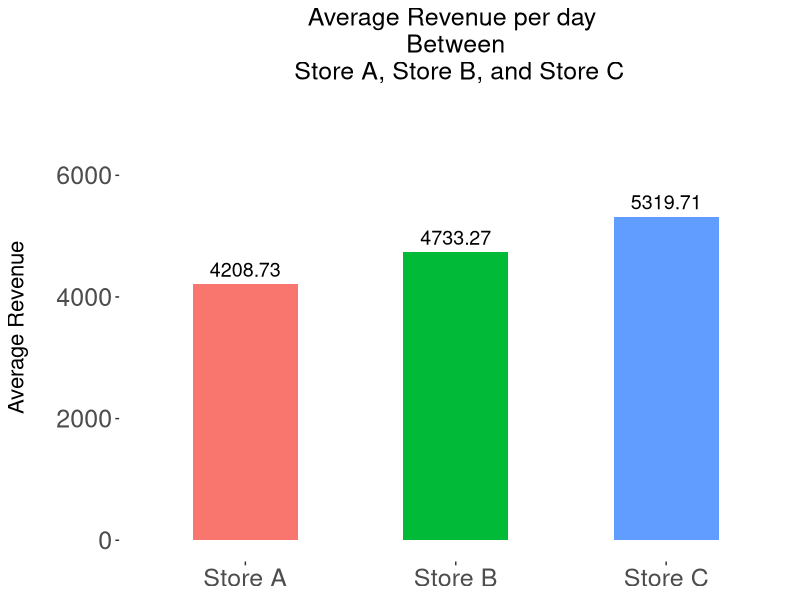
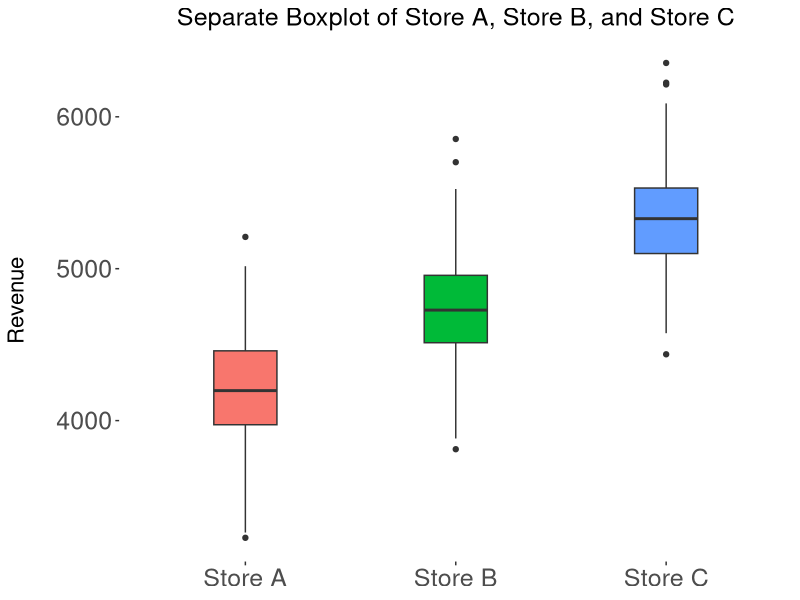
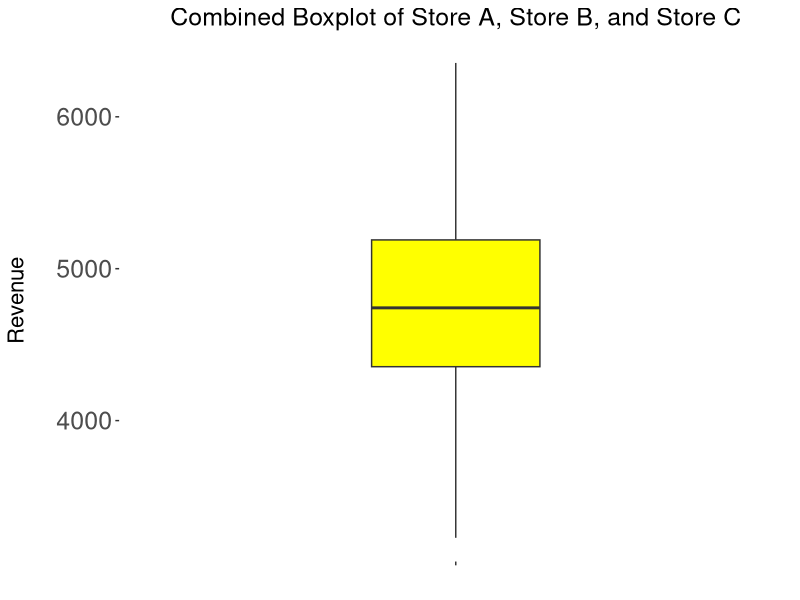
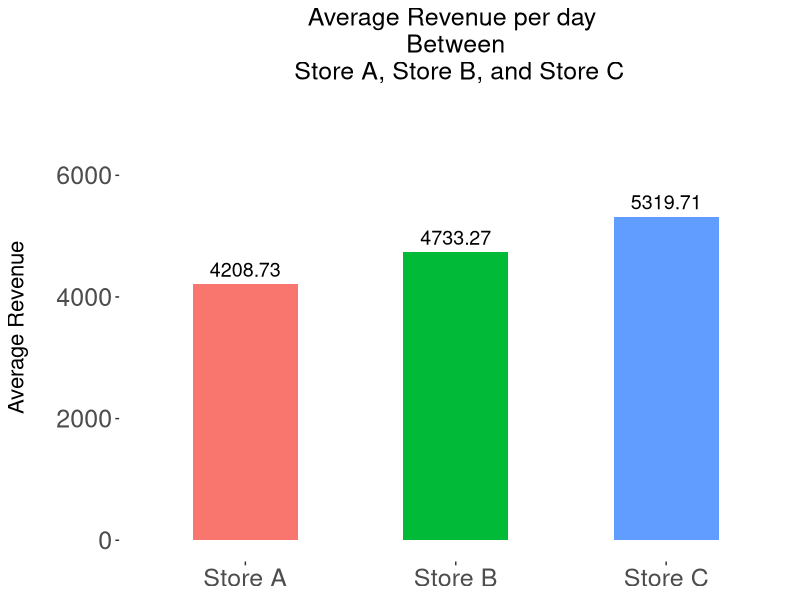
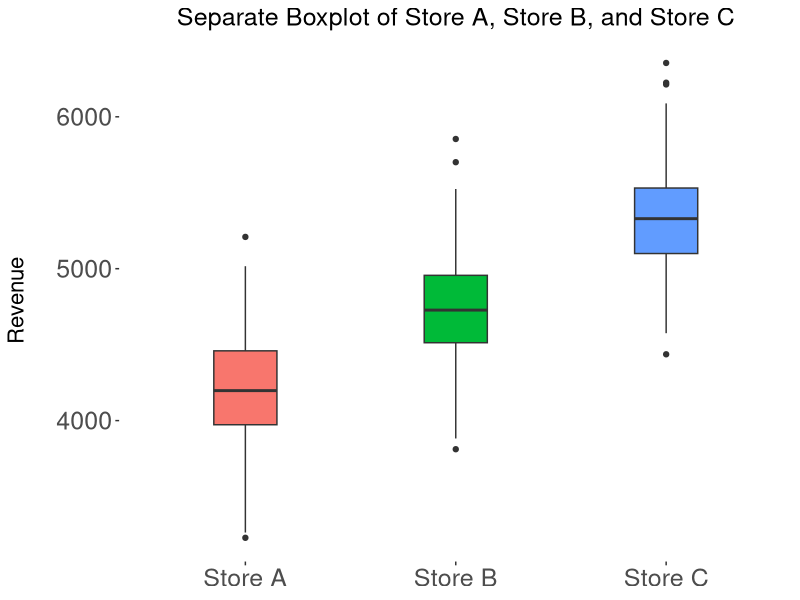
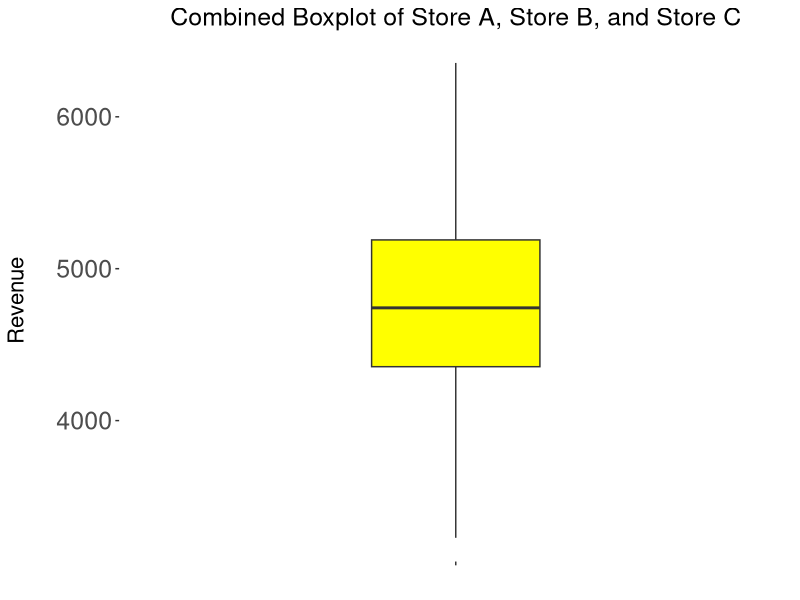

Reproduce these figures in R, in order.
library(ggplot2)
library(tidyverse)
library(car)
#wanted to consolidate all the theme functions into one with multiple arguments to increase program efficiency, but realized code readability trumps efficiency for such light programs


# generated three lists with equal variances because
# We want to conduct a one way ANOVA, s.d. or variance has to be equal(or close)


StoreA <- rnorm(365, 4200.21, 332) # Creates 365 samples of occurences, with a mean of 5000.21 and standard deviation of 332
StoreB <- rnorm(365, 4700.12, 332) # Creates 365 samples of occurences, with a mean of 1000.12 and standard deviation of 332
StoreC <- rnorm(365, 5300.12, 332) # Creates 365 samples of occurences, with a mean of 3000.12 and standard deviation of 664

# Create two columns
Revenue <- c(StoreA, StoreB, StoreC) #Combines values into one column.365 values each of Store A, Store B and Store C will be combined in that order 
Store <- rep(c("Store A", "Store B", "Store C"), each = 365) #Creates of column with Store A, Store B and Store C as the three levels. 365 iterations will be created for each Store one after the other

# Combine the columns into a data frame
Sales <- data.frame(Store, Revenue) #Creates a dataframe of the Revenue and their corresponding store 
write.csv(Sales, file="OneWayAnovaData.csv") # Creates csv file of Sales Data that was used in this script

head(Sales)

# Start Plotting for one way Anova
# barchart with mean revenue for each store



avg_barplt <- ggplot(Sales, aes(Store, Revenue, label = Revenue, fill = Store)) + 
 stat_summary(fun.y = "mean", geom = "bar", width = 0.5) + #Computes the mean of each Store group to be plotted as a bar and adjust the width of each bar
 stat_summary(aes(label=round(..y..,2)), fun.y=mean, geom="text", size=5, vjust = -0.5) + #Plots the text of the average value for each level
 theme(panel.background=element_blank(),plot.background=element_blank()) + #Creates a blank background for the plot's panel
 theme(plot.background=element_blank()) + #Creates a blank background or the plot 
	theme(plot.title = element_text(hjust = 0.5)) + # Centers plot title 
	theme(legend.position="none") + # Gets rid of the legend
	theme(axis.text = element_text(size =18), axis.title = element_text(size =16)) + # adjust the size of the axis titles
	theme(axis.title.y = element_text(margin = margin(t = 0, r = 20, b = 0, l = 0)))+ # create some space between the y-axis title and y-axis text
	theme(plot.title = element_text(size = 18)) + #adjust the size of the Plot Title
	ylim(0, 7000) + #adjust the range of y-axis
	labs(title = "Average Revenue per day \n Between \n Store A, Store B, and Store C", #Adds a title for the plot
													x = NULL, y = "Average Revenue" ) #Labels for the x and y axis

avg_barplt


sep_boxplt <- ggplot(Sales, aes(x= Store, y = Revenue, label = Revenue, fill = Store)) + 
	geom_boxplot(width = 0.3) +
	theme(panel.background=element_blank(),plot.background=element_blank()) + #Creates a blank background for the plot's panel
	theme(plot.background=element_blank()) + #Creates a blank background for the plot 
	theme(plot.title = element_text(hjust = 0.5)) + # Centers plot title 
	theme(legend.position="none") + # Gets rid of the legend
	theme(axis.text = element_text(size =18), axis.title = element_text(size =16)) + # adjust the size of the axis titles
	theme(axis.title.y = element_text(margin = margin(t = 0, r = 20, b = 0, l = 0)))+ # create some space between the y-axis title and y-axis text
	theme(plot.title = element_text(size = 18)) + #adjust the size of the Plot Title
	labs(title = "Separate Boxplot of Store A, Store B, and Store C", #Adds a title for the plot
					x = NULL, y = "Revenue" )

sep_boxplt


com_boxplt <- ggplot(Sales, aes(x = '', y = Revenue)) +
	geom_boxplot(width = 0.3, fill = "yellow1") +
	theme(panel.background=element_blank(),plot.background=element_blank()) + #Creates a blank background for the plot's panel
	theme(plot.background=element_blank()) + #Creates a blank background for the plot 
	theme(plot.title = element_text(hjust = 0.5)) + # Centers plot title 
	theme(legend.position="none") + # Gets rid of the legend
	theme(axis.text = element_text(size =18), axis.title = element_text(size =16)) + # adjust the size of the axis titles
	theme(axis.title.y = element_text(margin = margin(t = 0, r = 20, b = 0, l = 0)))+ # create some space between the y-axis title and y-axis text
	theme(plot.title = element_text(size = 18)) + #adjust the size of the Plot Title
	labs(title = "Combined Boxplot of Store A, Store B, and Store C", #Adds a title for the plot
					x= NULL, 	 y = "Revenue" )

com_boxplt


# Exporting plots as JPEGs

ggsave("OneWayAnovaPlot1.jpeg", avg_barplt)
ggsave("OneWayAnovaPlot2.jpeg", sep_boxplt)
ggsave("OneWayAnovaPlot3.jpeg", com_boxplt)


oneway.test(Revenue~Store, var.equal = FALSE) #oneway Anova test



aov.out = aov (Revenue~Store, data = Sales) # this allows to store the output of the ANOVA test, and use extraction function later on
summary(aov.out)

#since the p value is really small (or the F-Statistics is big enough),
#we can conclude that there is a significant difference between at least one pair

#the next step would be to conduct t-tests(Independent t-test for this case) among the combinations of the 3 stores


